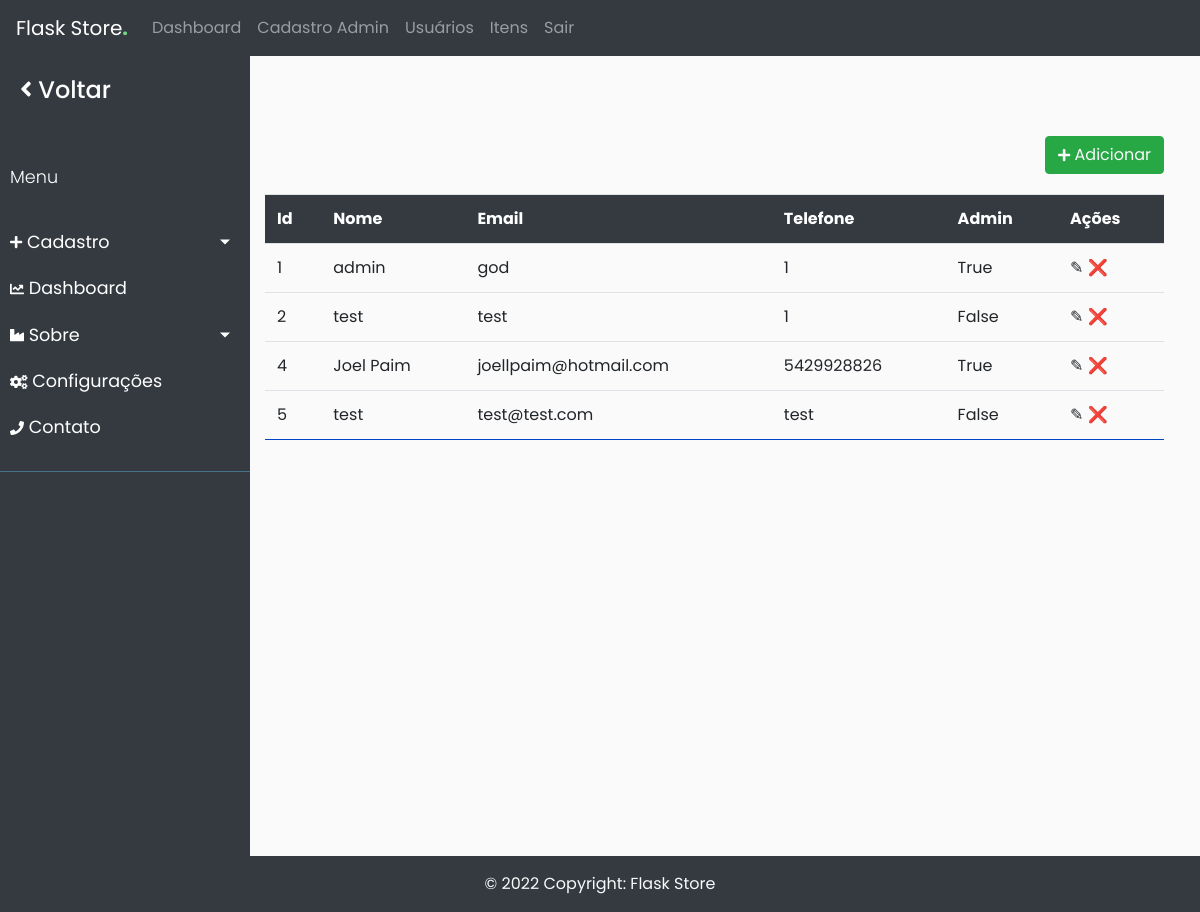
Page /admin/users (signed in) on the committed database.
### app/db_models.py (models this page shows, shortened)
class User(UserMixin, db.Model):
	__tablename__ = "users"
	id = db.Column(db.Integer, primary_key=True)
	name = db.Column(db.Text, nullable=False)
	email = db.Column(db.String(50), nullable=False)
	phone = db.Column(db.String(50), nullable=False)
	password = db.Column(db.String(250), nullable=False)
	admin = db.Column(db.Boolean, nullable=True, default=False)
	email_confirmed = db.Column(db.Boolean, nullable=True, default=False)
	cart = db.relationship('Cart', backref='buyer')
	orders = db.relationship("Order", backref='customer')

### app/funcs.py (the view)
	def wrapper(*args, **kwargs):
		if current_user.is_authenticated and current_user.admin == 1:
			return func(*args, **kwargs)
		else:
			return "You are not Authorized to access this URL."

### app/__init__.py (called while the page is built)
@app.context_processor
def inject_now():
	return {'now': datetime.utcnow()}

@login_manager.user_loader
def load_user(user_id):
	return User.query.get(user_id)

### app/admin/routes.py (called while the page is built)
@admin.route('/users')
@admin_only
def users():
    users = User.query.all()
    return render_template("admin/users.html", users=users)

### app/funcs.py (called while the page is built)
def admin_only(func):
	def wrapper(*args, **kwargs):
		if current_user.is_authenticated and current_user.admin == 1:
			return func(*args, **kwargs)
		else:
			return "You are not Authorized to access this URL."
	wrapper.__name__ = func.__name__
	return wrapper

### app/admin/templates/admin/users.html (shortened to what this page needs)
{% extends "admin/base.html" %}
{% block content %}
    {% if not users %}
		<div class="add-new btn-success btn">
			<a href="{{ url_for('admin.adminregister') }}" class="text-light">
				<i class='fa fa-plus' style='font-size:14px'>
				</i> Adicionar</a>
		</div>
		<div class="flash-error">Não há clientes cadastrados.</div>
	{% else %}
    <div class="add-new btn-success btn">
        <a href="{{ url_for('admin.adminregister') }}" class="text-light">
			<i class='fa fa-plus' style='font-size:14px'>
			</i> Adicionar</a>
    </div>
	<div class="table-responsive">
    <table class="table">
		<tbody class="table-hover">
        <tr>
            <th scope="col">Id</th>
            <th scope="col">Nome</th>
			<th scope="col">Email</th>
			<th scope="col">Telefone</th>
			<th scope="col">Admin</th>
			<th scope="col">Ações</th>
        </tr>
    {% for user in users %}
        <tr>
            <td scope="row">{{ user.id }}</td>
            <td>{{ user.name }}</td>
			<td>{{ user.email }}</td>
			<td>{{ user.phone }}</td>
			<td>{{ user.admin }}</td>
			<td>
                <a href="{{ url_for('admin.edit', type='user', id=user.id) }}">&#9998;</a>
				<a href="{{ url_for('admin.delete', type='user', id=user.id) }}">&#10060;</a>
			</td>
        </tr>
    {% endfor %}
	</tbody>
    </table>
	</div>
	{% endif %}
{% endblock %}

### app/admin/static/styles.css (style rules this page uses)
table { margin: 0 auto; }
table th { color: white; background-color: #343a40; padding: 15px; }
table tr { border-bottom:1px solid #0046C2; }
table td, th { padding:5px 30px; }
.add-new { margin-left:65vw; margin-bottom:20px; }

### app/admin/static/sidebar.css (style rules this page uses)
body { font-family: 'Poppins', sans-serif; background: #fafafa; }
a, a:hover, a:focus { color: inherit; text-decoration: none; transition: all 0.3s; }

### rows in the picture
User: id "1", name "admin", email "god", phone "1", admin "True"
User: id "2", name "test", email "test", phone "1", admin "False"
User: id "4", name "Joel Paim", email "joellpaim@hotmail.com", phone "5429928826", admin "True"
User: id "5", name "test", email "test@test.com", phone "test", admin "False"
